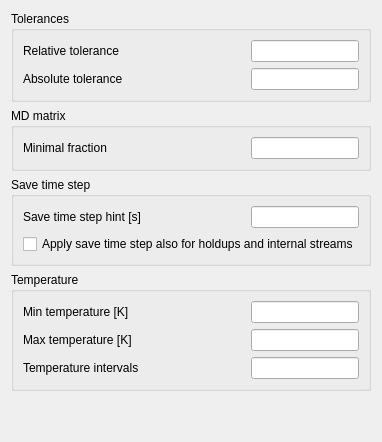
          <widget class="QWidget" name="tabGeneral">
            <attribute name="title">
              <string>General</string>
            </attribute>
            <layout class="QVBoxLayout" name="verticalLayout_7">
              <item>
                <widget class="QGroupBox" name="groupBox">
                  <property name="sizePolicy">
                    <sizepolicy hsizetype="Preferred" vsizetype="Preferred">
                      <horstretch>0</horstretch>
                      <verstretch>0</verstretch>
                    </sizepolicy>
                  </property>
                  <property name="title">
                    <string>Tolerances</string>
                  </property>
                  <layout class="QVBoxLayout" name="verticalLayout">
                    <item>
                      <layout class="QHBoxLayout" name="horizontalLayout" stretch="1,0">
                        <item>
                          <widget class="QLabel" name="label">
                            <property name="minimumSize">
                              <size>
                                <width>100</width>
                                <height>0</height>
                              </size>
                            </property>
                            <property name="text">
                              <string>Relative tolerance</string>
                            </property>
                          <property name="toolTip"><string>Global relative calculation tolerance</string></property><property name="whatsThis"><string>Global relative calculation tolerance</string></property></widget>
                        </item>
                        <item>
                          <widget class="QLineEdit" name="lineEditRTol">
                            <property name="sizePolicy">
                              <sizepolicy hsizetype="Expanding" vsizetype="Preferred">
                                <horstretch>0</horstretch>
                                <verstretch>0</verstretch>
                              </sizepolicy>
                            </property>
                          <property name="toolTip"><string>Global relative calculation tolerance</string></property><property name="whatsThis"><string>Global relative calculation tolerance</string></property></widget>
                        </item>
                      </layout>
                    </item>
                    <item>
                      <layout class="QHBoxLayout" name="horizontalLayout_2" stretch="1,0">
                        <item>
                          <widget class="QLabel" name="label_2">
                            <property name="minimumSize">
                              <size>
                                <width>100</width>
                                <height>0</height>
                              </size>
                            </property>
                            <property name="text">
                              <string>Absolute tolerance</string>
                            </property>
                          <property name="toolTip"><string>Global absolute calculation tolerance</string></property><property name="whatsThis"><string>Global absolute calculation tolerance</string></property></widget>
                        </item>
                        <item>
                          <widget class="QLineEdit" name="lineEditATol">
                            <property name="sizePolicy">
                              <sizepolicy hsizetype="Expanding" vsizetype="Preferred">
                                <horstretch>0</horstretch>
                                <verstretch>0</verstretch>
                              </sizepolicy>
                            </property>
                          <property name="toolTip"><string>Global absolute calculation tolerance</string></property><property name="whatsThis"><string>Global absolute calculation tolerance</string></property></widget>
                        </item>
                      </layout>
                    </item>
                  </layout>
                  <property name="toolTip">
                    <string>Tolerances for convergence calculation</string>
                  </property>
                  
                  <property name="whatsThis">
                    <string>Tolerances for convergence calculation</string>
                  </property>
                </widget>
              </item>
              <item>
                <widget class="QGroupBox" name="groupBox_2">
                  <property name="title">
                    <string>MD matrix</string>
                  </property>
                  <layout class="QVBoxLayout" name="verticalLayout_2">
                    <item>
                      <layout class="QHBoxLayout" name="horizontalLayout_4" stretch="1,0">
                        <item>
                          <widget class="QLabel" name="label_3">
                            <property name="minimumSize">
                              <size>
                                <width>100</width>
                                <height>0</height>
                              </size>
                            </property>
                            <property name="text">
                              <string>Minimal fraction</string>
                            </property>
                          <property name="toolTip"><string>Minimal significant fraction of multidimensional distributed properties</string></property><property name="whatsThis"><string>Minimal significant fraction of multidimensional distributed properties</string></property></widget>
                        </item>
                        <item>
                          <widget class="QLineEdit" name="lineEditMinFraction">
                            <property name="sizePolicy">
                              <sizepolicy hsizetype="Expanding" vsizetype="Preferred">
                                <horstretch>0</horstretch>
                                <verstretch>0</verstretch>
                              </sizepolicy>
                            </property>
                          <property name="toolTip"><string>Minimal significant fraction of multidimensional distributed properties</string></property><property name="whatsThis"><string>Minimal significant fraction of multidimensional distributed properties</string></property></widget>
                        </item>
                      </layout>
                    </item>
                  </layout>
                  <property name="toolTip">
                    <string>Settings for multidimensional matrices</string>
                  </property>
                  
                  <property name="whatsThis">
                    <string>Settings for multidimensional matrices</string>
                  </property>
                </widget>
              </item>
              <item>
                <widget class="QGroupBox" name="groupBox_5">
                  <property name="title">
                    <string>Save time step</string>
                  </property>
                  <layout class="QVBoxLayout" name="verticalLayout_5">
                    <item>
                      <layout class="QHBoxLayout" name="horizontalLayout_5" stretch="1,0">
                        <item>
                          <widget class="QLabel" name="label_6">
                            <property name="minimumSize">
                              <size>
                                <width>100</width>
                                <height>0</height>
                              </size>
                            </property>
                            <property name="text">
                              <string>Save time step hint [s]</string>
                            </property>
                            <property name="toolTip">
                              <string>Remove excessive time points for streams after the simulation is finished</string>
                            </property>
                            
                            <property name="whatsThis">
                              <string>Remove excessive time points for streams after the simulation is finished</string>
                            </property>
                          </widget>
                        </item>
                        <item>
                          <widget class="QLineEdit" name="lineEditSaveTimeStep">
                            <property name="toolTip">
                              <string>Remove excessive time points for streams after the simulation is finished</string>
                            </property>
                            
                            <property name="whatsThis">
                              <string>Remove excessive time points for streams after the simulation is finished</string>
                            </property>
                          </widget>
                        </item>
                      </layout>
                    </item>
                    <item>
                      <widget class="QCheckBox" name="checkBoxSaveTimeStepHoldup">
                        <property name="text">
                          <string>Apply save time step also for holdups and internal streams</string>
                        </property>
                        <property name="toolTip">
                          <string>Remove time points for holdups and internal streams as well</string>
                        </property>
                        
                        <property name="whatsThis">
                          <string>Remove time points for holdups and internal streams as well</string>
                        </property>
                      </widget>
                    </item>
                  </layout>
                </widget>
              </item>
              <item>
                <widget class="QGroupBox" name="groupBoxTemperature">
                  <property name="toolTip">
                    <string>Settings for calculation of thermal properties</string>
                  </property>
                  <property name="statusTip">
                    <string>Settings for calculating the temperature of mixtures</string>
                  </property>
                  <property name="whatsThis">
                    <string>Settings for calculation of thermal properties</string>
                  </property>
                  <property name="title">
                    <string>Temperature</string>
                  </property>
                  <layout class="QGridLayout" name="gridLayout_2" columnstretch="1,0">
                    <item row="0" column="0">
                      <widget class="QLabel" name="labelTMin">
                        <property name="minimumSize">
                          <size>
                            <width>100</width>
                            <height>0</height>
                          </size>
                        </property>
                        <property name="text">
                          <string>Min temperature [K]</string>
                        </property>
                        <property name="toolTip">
                          <string>Limits of the lookup table for calculating temperature of stream mixtures</string>
                        </property>
                        
                        <property name="whatsThis">
                          <string>Limits of the lookup table for calculating temperature of stream mixtures</string>
                        </property>
                      </widget>
                    </item>
                    <item row="0" column="1">
                      <widget class="QLineEdit" name="lineEditTMin">
                        <property name="toolTip">
                          <string>Limits of the lookup table for calculating temperature of stream mixtures</string>
                        </property>
                        
                        <property name="whatsThis">
                          <string>Limits of the lookup table for calculating temperature of stream mixtures</string>
                        </property>
                      </widget>
                    </item>
                    <item row="1" column="0">
                      <widget class="QLabel" name="labelTMax">
                        <property name="text">
                          <string>Max temperature [K]</string>
                        </property>
                        <property name="toolTip">
                          <string>Limits of the lookup table for calculating temperature of stream mixtures</string>
                        </property>
                        
                        <property name="whatsThis">
                          <string>Limits of the lookup table for calculating temperature of stream mixtures</string>
                        </property>
                      </widget>
                    </item>
                    <item row="1" column="1">
                      <widget class="QLineEdit" name="lineEditTMax">
                        <property name="toolTip">
                          <string>Limits of the lookup table for calculating temperature of stream mixtures</string>
                        </property>
                        
                        <property name="whatsThis">
                          <string>Limits of the lookup table for calculating temperature of stream mixtures</string>
                        </property>
                      </widget>
                    </item>
                    <item row="2" column="0">
                      <widget class="QLabel" name="labelTIntervals">
                        <property name="text">
                          <string>Temperature intervals</string>
                        </property>
                        <property name="toolTip">
                          <string>Number of temperature intervals of the lookup table for calculating temperature of stream mixtures</string>
                        </property>
                        
                        <property name="whatsThis">
                          <string>Number of temperature intervals of the lookup table for calculating temperature of stream mixtures</string>
                        </property>
                      </widget>
                    </item>
                    <item row="2" column="1">
                      <widget class="QLineEdit" name="lineEditTIntervals">
                        <property name="toolTip">
                          <string>Number of temperature intervals of the lookup table for calculating temperature of stream mixtures</string>
                        </property>
                        
                        <property name="whatsThis">
                          <string>Number of temperature intervals of the lookup table for calculating temperature of stream mixtures</string>
                        </property>
                      </widget>
                    </item>
                  </layout>
                </widget>
              </item>
              <item>
                <spacer name="verticalSpacer_3">
                  <property name="orientation">
                    <enum>Qt::Vertical</enum>
                  </property>
                  <property name="sizeHint" stdset="0">
                    <size>
                      <width>20</width>
                      <height>40</height>
                    </size>
                  </property>
                </spacer>
              </item>
            </layout>
          <attribute name="toolTip"><string>General options</string></attribute><attribute name="whatsThis"><string>General options</string></attribute></widget>
